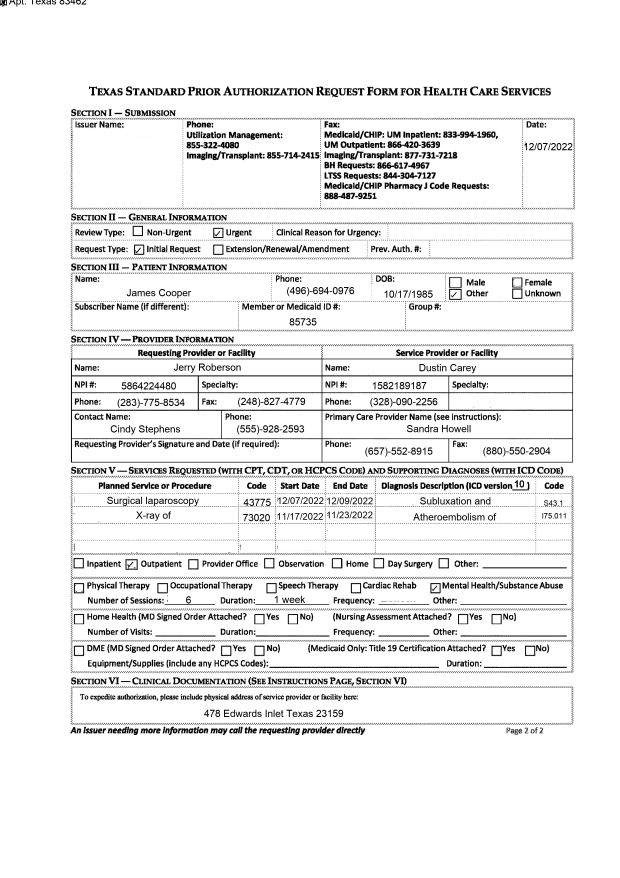
#> input picture data/forms/00c33de5-461e-4642-966b-73ee20ef0d27_TX_page_1.png, 2480 x 3509 px (shown at 1/4 size)
$ python -i checkboxes.py   (imports and definitions only)
#> lines starting #> are read from the running program, lines starting #| are printed output that depends on the picture; after the words box and inside, x2 and y2 are one past the last pixel; in counts of white or black regions, pixels touching at a corner belong together
#> further down, picture is the input picture: PIL image 2480x3509 RGBA; mean R, G, B, A 237.4, 237.4, 237.4, 255
"""Pixel-level checkbox verification, independent of the LLM.

1. Find checkbox squares: thin, hollow, square (or somewhat wide) outlines of plausible size. Short
   blank lines that options are marked on ("_X_ Change", "Personal Service _X_") count as boxes too:
   the space just above the line is the box.
2. Measure ink inside each square (fill ratio). Empty boxes are ~0, stray specks a few
   percent, real ticks well above `TICK_THRESHOLD`.
3. Label each square with the OCR text to its right and to its left.
4. For a checkbox group (a set of option names), pick the cluster of labeled squares that
   matches all options and sits closest together, with all labels on the same side.

The LLM's reading is then confirmed or overridden when the pixels are decisive.
"""

from __future__ import annotations

import itertools
import re
from dataclasses import dataclass

import cv2
import numpy as np
from PIL import Image
from rapidfuzz import fuzz

from form_agent.ocr import OCRLine, ocr_region

TICK_THRESHOLD = 0.08  # fill ratio separating ticks from empty boxes / stray marks
CLEAR_EMPTY = 0.06  # below this the pixels clearly say "not ticked"
CLEAR_TICK = 0.10  # above this the pixels clearly say "ticked"


@dataclass
class Box:
    x: int
    y: int
    w: int
    h: int
    fill: float
    label: str = ""  # normalized OCR text to the right of the box
    left: str = ""  # normalized OCR text ending at the box's left edge ("JUNE 30 [X]")
    kind: str = "box"  # "box", or "line" for a blank line marked with an X or tick

    @property
    def checked(self) -> bool:
        return self.fill >= TICK_THRESHOLD

    @property
    def decisive(self) -> bool:
        return self.fill <= CLEAR_EMPTY or self.fill >= CLEAR_TICK

    @property
    def center(self) -> tuple[float, float]:
        return self.x + self.w / 2, self.y + self.h / 2


def _norm(text: str) -> str:
    return re.sub(r"[^a-z0-9]", "", text.lower())


def detect_boxes(image: Image.Image) -> list[Box]:
    gray = np.asarray(image.convert("L"))
    width = gray.shape[1]
#> width = 2480
    lo, hi = int(width * 0.010), int(width * 0.032)  # ~0.25-0.8 inch-ish on letter paper
#> lo = 24; hi = 79
    bw = cv2.adaptiveThreshold(gray, 255, cv2.ADAPTIVE_THRESH_MEAN_C, cv2.THRESH_BINARY_INV, 25, 15)
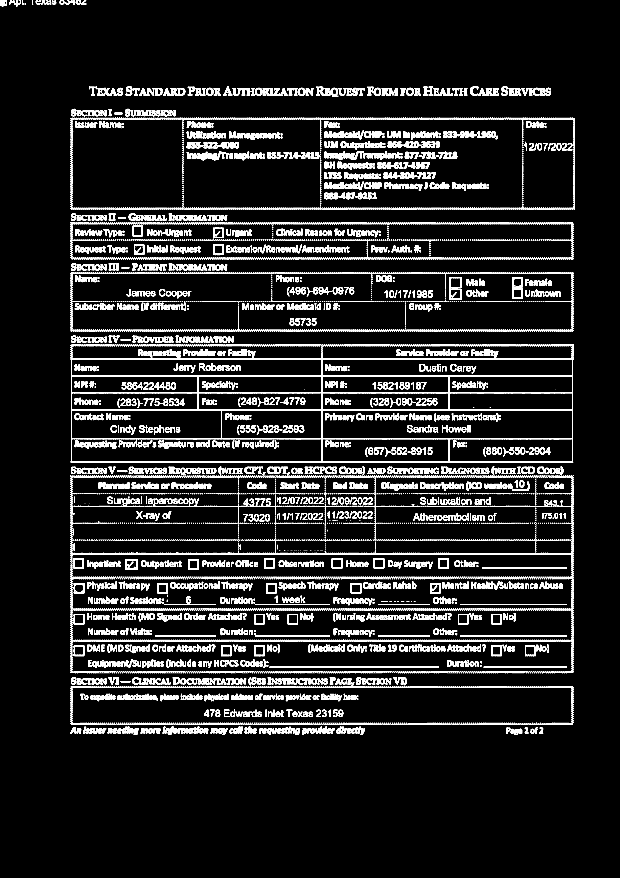
#> bw: shape (3509, 2480) (shown at 1/4 size); 8.2% white; 8245 white regions (2031 under 20 px)
    contours, hierarchy = cv2.findContours(bw, cv2.RETR_CCOMP, cv2.CHAIN_APPROX_SIMPLE)
#> contours = 9345 contours, 4947 with area under 20; largest, box (x1, y1, x2, y2) and area: (282, 1429, 2295, 1850) 832968, (1289, 1642, 2290, 1755) 109977, (287, 1755, 1287, 1848) 91187, (287, 1642, 885, 1755) 65711, (1289, 1437, 2290, 1502) 63993
    boxes: list[Box] = []
    for i, contour in enumerate(contours):
        if hierarchy[0][i][3] != -1:
            continue
        x, y, w, h = cv2.boundingRect(contour)
        if not _box_size(w, h, lo, hi, width):
            if w <= 0.2 * width and h <= 0.2 * gray.shape[0]:
                boxes += _grid_cells(contours, hierarchy, i, bw, lo, hi, width, boxes)
            continue
        wide = w / h > 1.33  # some forms tick in wide boxes: "JUNE 30 [  X  ]"
        solid = cv2.contourArea(contour) >= (0.75 if wide else 0.85) * w * h  # square-cornered
        hole, inside, child = 0.0, None, hierarchy[0][i][2]
        while child != -1:
            if (area := cv2.contourArea(contours[child])) > hole:
                hole, inside = area, cv2.boundingRect(contours[child])
            child = hierarchy[0][child][0]
        m = max(3, int(h * 0.18)) if wide else max(4, int(w * 0.18))
        inner = bw[y + m : y + h - m, x + m : x + w - m] > 0
        if not solid or hole < 0.45 * w * h:
            # Not an obvious hollow square: a letter such as D or O, or a small box whose thick border, tick or a
            # touching letter hides its interior. A box has four straight, fully inked edges; letters don't.
            if min(w, h) < lo + 3 or not _framed(bw, x, y, w, h):
                continue  # (dots and bold specks are small solid blobs)
            t = max(3, round(min(w, h) * 0.25))
            inner = bw[y + t : y + h - t, x + t : x + w - t] > 0
            if inner.size == 0:
                continue
            fill = float(inner.mean())
        elif wide:  # a tick fills only part of a wide box: measure its densest box-sized stretch
            ix, iy, iw, ih = inside  # inside the border, however thick it is on a low-res scan
            inner = bw[iy + 2 : iy + ih - 2, ix + 2 : ix + iw - 2] > 0
            if inner.size == 0:
                continue
            win = min(inner.shape[1], int(inner.shape[0] * 1.5))
            fill = max(float(inner[:, j : j + win].mean()) for j in range(inner.shape[1] - win + 1))
        else:
            fill = float(inner.mean())
        if any(abs(b.x - x) < w / 2 and abs(b.y - y) < h / 2 for b in boxes):
            continue
        boxes.append(Box(x, y, w, h, round(fill, 4)))
#> this loop made 9345 passes
#> (x, y, w, h) on passes 63, 65, 66: (593, 2913, 18, 20), (562, 2913, 29, 21), (535, 2913, 19, 27)
#> after the loop, boxes = 30 items
    return boxes


def _box_size(w: int, h: int, lo: int, hi: int, width: int, max_aspect: float = 6) -> bool:
    wide = w / h > 1.33
    return lo <= h <= hi and (lo <= w <= hi and 0.75 <= w / h or wide and w / h <= max_aspect and w <= 0.15 * width)


def _grid_cells(contours, hierarchy, parent: int, bw: np.ndarray, lo: int, hi: int, width: int,
                boxes: list[Box]) -> list[Box]:
    """Cells of a small grid of boxes sharing their borders (three dates stacked in one frame)."""
    if not _framed(bw, *cv2.boundingRect(contours[parent])):
        return []  # letters with two holes (B, 8) are not a rectangular frame
    cells, child = [], hierarchy[0][parent][2]
    while child != -1:
        x, y, w, h = cv2.boundingRect(contours[child])
        child = hierarchy[0][child][0]
        if not _box_size(w + 2, h + 2, lo, hi, width, max_aspect=8):
            continue
        inner = bw[y + 2 : y + h - 2, x + 2 : x + w - 2] > 0
        if inner.size == 0 or any(abs(b.x - x) < w / 2 and abs(b.y - y) < h / 2 for b in boxes):
            continue
        win = min(inner.shape[1], int(inner.shape[0] * 1.5))
        fill = max(float(inner[:, j : j + win].mean()) for j in range(inner.shape[1] - win + 1))
        cells.append(Box(x - 1, y - 1, w + 2, h + 2, round(fill, 4)))
    return cells if len(cells) >= 2 else []


# [81 lines left out: functions detect_blanks, _line_extent, _join_segments, _inside, not called in this run]


def _framed(bw: np.ndarray, x: int, y: int, w: int, h: int, need: float = 0.9) -> bool:
    """All four sides of the rectangle are (nearly) continuous ink lines."""
    band = max(2, round(min(w, h) * 0.2))  # a stray pixel can widen the bounding rect by one
    region = bw[y : y + h, x : x + w] > 0
    if region.shape != (h, w) or min(w, h) < 2 * band + 2:
        return False
    sides = [region[:band].any(axis=0), region[-band:].any(axis=0),  # top, bottom: per column
             region[:, :band].any(axis=1), region[:, -band:].any(axis=1)]  # left, right: per row
    return all(side.mean() >= need for side in sides)


# [33 lines left out: functions label_boxes, _label_from_lines, not called in this run]


def _is_mark(text: str) -> bool:
    """OCR text that is just a tick mark ("X", "x", "V", "✓"), not a label."""
    return text.strip(" _-.,:;|[]()") in {"X", "x", "V", "v", "✓", "✔", "/", "XX", "xx"}


# [93 lines left out: functions _left_labels, _label_score, _hint_score, locate_group, _best_cluster, not called in this run]


@dataclass
class GroupCheck:
    options: dict[str, Box]  # option -> located box

    def states(self) -> dict[str, bool]:
        return {o: b.checked for o, b in self.options.items()}


class PageCheckboxes:
    """Boxes found on one page, with bookkeeping so each box serves only one group."""

    # [27 lines left out: functions __init__, from_cache, _left_context, locate, not called in this run]

>>> from PIL import Image
>>> picture = Image.open('../../data/forms/00c33de5-461e-4642-966b-73ee20ef0d27_TX_page_1.png')
>>> result = detect_boxes(picture)
#> result = 30 items
